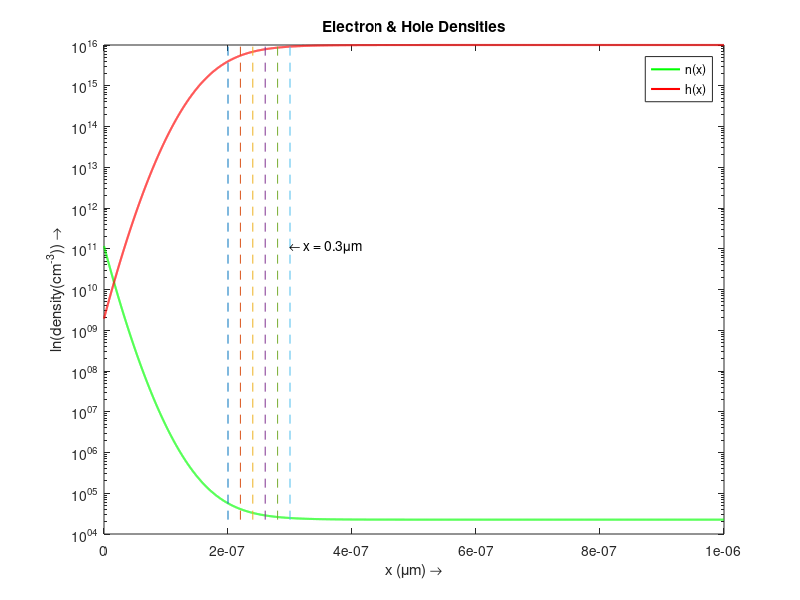

The MATLAB script that drew this image:
close all;clear;

%% Defining constants
epsilon0 = 8.854 * 10^-12;epsilon_si = 11.68;   % S.I. units
epsilon_sio2 = 3.9;
nm = 1e-9;                                      % nano meter -> m
Eg = 1.1;                                       % eV
k = 1.38e-23;                                   % S.I. units
q = 1.6e-19;                                    % S.I. units
T = 300;                                        % K

% p-type
doping_na = 1e16;           %(cm^-3)
doping_na = doping_na*1e6;  %(m^-3)
n_i = 1.5e10;               %(cm^-3)
n_i = n_i*1e6;              %(m^-3)

np0 = n_i^2/doping_na;
pp0 = doping_na;
epsilon = epsilon0*epsilon_si;
epsilon_ox=epsilon_sio2*epsilon0;

% Assumed Surface Potential
Vs = 0.4;

%% Empirical Solution
W_empirical = sqrt(2*Vs*epsilon/(q*doping_na));

%% Numerical Solution

% Defining the region and parameters inside it
x = 0:0.1:1000;                     % 1um
x = x'*nm;                          % in m
theta = (x(2) - x(1));
N_A = doping_na*ones(size(x));      % p-type region

V = zeros(size(x));V(1) = Vs;

Error = 10; % Arbitrary High value
i = 0;
while Error > 10*eps
    i = i+1;
    d2V_by_dx2=(V(3:end) - 2*V(2:end-1) + V(1:end-2))/theta^2;
    rho = q*( - N_A(2:end-1) + ( -np0*exp(q*V(2:end-1)/(k*T)) + pp0*exp(-q*V(2:end-1)/(k*T))));
    R = d2V_by_dx2+rho/epsilon;

    Mj = 2/theta^2 + (q/epsilon)*((q/(k*T))*np0*exp(q*V(2:end-1)/(k*T)) + (q/(k*T))*pp0*exp(-q*V(2:end-1)/(k*T)));

    m = size(x,1);
    CM=sparse(1:m-2,1:m-2,Mj,m-2,m-2)...
        +sparse(1:m-2-1,2:m-2,(-1/theta^2)*ones(m-2-1,1),m-2,m-2)+...
        sparse(2:m-2,1:m-2-1,(-1/theta^2)*ones(m-2-1,1),m-2,m-2); 

    DV = CM\R;
    V(2:end-1)=V(2:end-1)+DV;
    Error=norm(DV,2)/sqrt(m);
end

%% Electron and Hole Densities
n_x = np0*exp(q*V/(k*T))*1e-6;   % (cm^-3)
h_x = pp0*exp(-q*V/(k*T))*1e-6;   % (cm^-3)

figure;
semilogy(x,n_x,'g','LineWidth',1.5);
hold on;
semilogy(x,h_x,'r','LineWidth',1.5);
xlabel('x (\mum) \rightarrow');
ylabel('ln(density(cm^-^3)) \rightarrow');
title('Electron & Hole Densities');
xlim([x(1),x(end)]);
plot([0.2e-6 0.2e-6],[n_x(end) h_x(end)],'--');
plot([0.22e-6 0.22e-6],[n_x(end) h_x(end)],'--');
plot([0.24e-6 0.24e-6],[n_x(end) h_x(end)],'--');
plot([0.26e-6 0.26e-6],[n_x(end) h_x(end)],'--');
plot([0.28e-6 0.28e-6],[n_x(end) h_x(end)],'--');
plot([0.3e-6 0.3e-6],[n_x(end) h_x(end)],'--');
text(0.3e-6,n_x(1),'\leftarrow x = 0.3\mum');
legend('n(x)','h(x)');
hold off;

%% Charge Density
% rho = 1e-6*q*( - N_A(1:end) + ( -np0*exp(q*V(1:end)/(k*T)) + pp0*exp(-q*V(1:end)/(k*T))));
% figure;
% plot(x,rho,'LineWidth',1.5);
% hold on;
% xlabel('x (\mum) \rightarrow');
% ylabel('\rho (C-cm^-^3) \rightarrow');
% title('Net Charge Density');
% xlim([x(1),x(end)]);
% hold off;